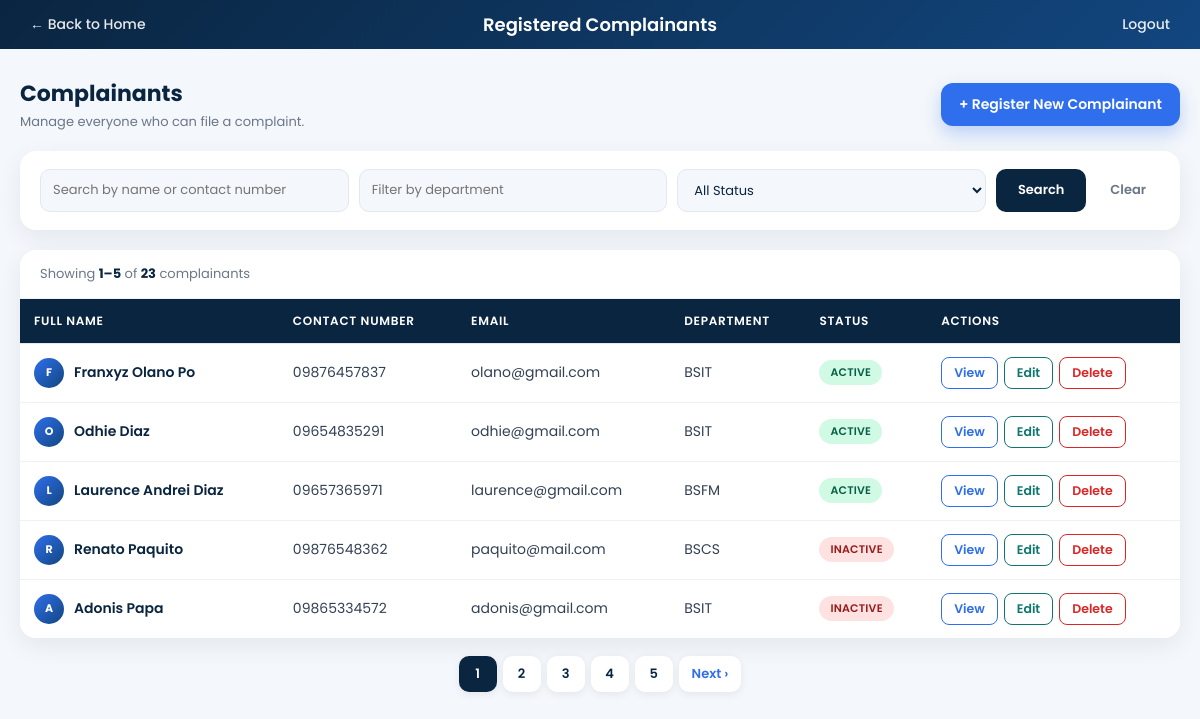
The app's page /complainant_list.php (signed in) with its own data.
### tables this page shows
CREATE TABLE `complainants` (
  `complainant_id` int(11) NOT NULL,
  `full_name` varchar(150) NOT NULL,
  `contact_number` varchar(20) DEFAULT NULL,
  `email` varchar(150) DEFAULT NULL,
  `address` varchar(255) DEFAULT NULL,
  `organization_department` varchar(150) DEFAULT NULL,
  `preferred_contact_method` enum('email','phone','sms') DEFAULT 'email',
  `date_registered` timestamp NOT NULL DEFAULT current_timestamp(),
  `status` enum('active','inactive') DEFAULT 'active'
);

### complainant_list.php (the view, shortened to what this page needs)
<?php
$conn = new mysqli("localhost", "root", "", "complaint_management_db");
$search = isset($_GET['search']) ? trim($_GET['search']) : '';
$department_filter = isset($_GET['department']) ? trim($_GET['department']) : '';
$status_filter = isset($_GET['status']) ? trim($_GET['status']) : '';
$limit = 5;
$page = isset($_GET['page']) ? (int)$_GET['page'] : 1;
$offset = ($page - 1) * $limit;
$where = [];
$params = [];
$types = "";
$whereClause = count($where) > 0 ? "WHERE " . implode(" AND ", $where) : "";
$countSql = "SELECT COUNT(*) as total FROM complainants $whereClause";
$countStmt = $conn->prepare($countSql);
$countStmt->execute();
$totalRows = $countStmt->get_result()->fetch_assoc()['total'];
$totalPages = ceil($totalRows / $limit);
$sql = "SELECT * FROM complainants $whereClause ORDER BY complainant_id DESC LIMIT ? OFFSET ?";
$stmt = $conn->prepare($sql);
$paramsWithLimit = $params;
$paramsWithLimit[] = $limit;
$paramsWithLimit[] = $offset;
$typesWithLimit = $types . "ii";
$stmt->bind_param($typesWithLimit, ...$paramsWithLimit);
$stmt->execute();
$result = $stmt->get_result();
?>
<!DOCTYPE html>
<html>
<head>
    <link rel="stylesheet" href="assets/style.css">
</head>
<body>
    <div class="topbar" id="topbar">
        <a class="back-link" href="index.php">&larr; Back to Home</a>
        <h2>Registered Complainants</h2>
        <a class="logout" href="logout.php">Logout</a>
    </div>
    <div class="page-wrap">
        <div class="page-header">
            <div>
                <h1>Complainants</h1>
                <p>Manage everyone who can file a complaint.</p>
            </div>
            <a href="complainant_register.php" class="btn-primary">+ Register New Complainant</a>
        </div>
        <div class="filter-card">
            <form method="GET">
                <input type="text" name="search" placeholder="Search by name or contact number" value="<?php echo htmlspecialchars($search); ?>">
                <input type="text" name="department" placeholder="Filter by department" value="<?php echo htmlspecialchars($department_filter); ?>">
                <select name="status">
                    <option value="">All Status</option>
                </select>
                <button type="submit" class="btn-search">Search</button>
                <a class="btn-clear" href="complainant_list.php">Clear</a>
            </form>
        </div>
        <div class="table-card">
            <div class="table-meta">
                <span>
                    <?php if ($totalRows > 0): ?>
                        Showing <strong><?php echo $offset + 1; ?>&ndash;<?php echo min($offset + $limit, $totalRows); ?></strong> of <strong><?php echo $totalRows; ?></strong> complainants
                    <?php else: ?>
                        <strong>0</strong> complainants
                    <?php endif; ?>
                </span>
            </div>
            <div class="table-scroll">
                <table>
                    <thead>
                        <tr>
                            <th>Full Name</th>
                            <th>Contact Number</th>
                            <th>Email</th>
                            <th>Department</th>
                            <th>Status</th>
                            <th>Actions</th>
                        </tr>
                    </thead>
                    <tbody>
                <?php $rowCount = 0; while ($row = $result->fetch_assoc()): $rowCount++; ?>
                <tr>
                    <td><div class="person"><span class="avatar"><?php echo htmlspecialchars(strtoupper(substr(trim($row['full_name']), 0, 1))); ?></span><span class="c-num" style="font-weight:600"><?php echo htmlspecialchars($row['full_name']); ?></span></div></td>
                    <td class="date"><?php echo htmlspecialchars($row['contact_number']); ?></td>
                    <td class="email"><?php echo htmlspecialchars($row['email']); ?></td>
                    <td><?php echo htmlspecialchars($row['organization_department']); ?></td>
                    <td><span class="status-pill status-<?php echo $row['status']; ?>"><?php echo htmlspecialchars($row['status']); ?></span></td>
                    <td>
                        <div class="actions">
                            <a class="act" href="complainant_view.php?id=<?php echo $row['complainant_id']; ?>">View</a>
                            <a class="act edit" href="complainant_edit.php?id=<?php echo $row['complainant_id']; ?>">Edit</a>
                            <a class="act delete" href="complainant_delete.php?id=<?php echo $row['complainant_id']; ?>" onclick="return confirm('Are you sure you want to delete this complainant?');">Delete</a>
                        </div>
                    </td>
                </tr>
                <?php endwhile; ?>
                    </tbody>
                </table>
            </div>
        </div>
        <?php if ($totalPages > 1): ?>
        <div class="pagination">
            <?php $qs = "&search=" . urlencode($search) . "&department=" . urlencode($department_filter) . "&status=" . urlencode($status_filter); ?>
            <?php for ($i = 1; $i <= $totalPages; $i++): ?>
                <a class="<?php if ($i == $page) echo 'current'; ?>" href="?page=<?php echo $i; ?>&search=<?php echo urlencode($search); ?>&department=<?php echo urlencode($department_filter); ?>&status=<?php echo urlencode($status_filter); ?>">
                    <?php echo $i; ?>
                </a>
            <?php endfor; ?>
            <?php if ($page < $totalPages): ?><a class="nav" href="?page=<?php echo $page + 1; ?><?php echo $qs; ?>">Next &rsaquo;</a><?php endif; ?>
        </div>
        <?php endif; ?>
    </div>
</body>
</html>

### assets/style.css (style rules this page uses)
* { box-sizing: border-box; }
html, body { margin: 0 !important; padding: 0 !important; width: 100% !important; min-height: 100vh !important; overflow-x: hidden !important; background: #f4f7fb !important; }
body { font-family: 'Poppins', sans-serif; color: #1e293b; }
h1, h2, h3 { color: #0f3d5c; font-weight: 600; }
h1 { font-size: 26px; }
h2 { font-size: 22px; margin-top: 30px; }
body > *:not(script):not(#pageContent):not(#loadingOverlay):not(#splashOverlay):not(#loadingLogo):not(.topbar):not(.main-content):not(body.reg-page > *):not(body.track-page > *) { max-width: 1100px; margin-left: auto; margin-right: auto; padding-left: 20px; padding-right: 20px; }
a { color: #0f766e; text-decoration: none; font-weight: 500; }
table { border-collapse: collapse; width: 100%; background: #ffffff; margin-top: 12px; margin-bottom: 20px; box-shadow: 0 1px 4px rgba(0, 0, 0, 0.08); border-radius: 6px; overflow: hidden; }
th, td { padding: 10px 14px; text-align: left; border-bottom: 1px solid #e2e8f0; font-size: 14px; }
th { background: #0f3d5c; color: #ffffff; font-weight: 600; text-transform: uppercase; font-size: 12px; letter-spacing: 0.03em; }
form { background: #ffffff; padding: 24px; border-radius: 8px; box-shadow: 0 1px 4px rgba(0, 0, 0, 0.08); max-width: 550px; margin: 16px auto 0; }
input, select, textarea { width: 100%; padding: 9px 12px; border: 1px solid #cbd5e1; border-radius: 6px; font-size: 14px; font-family: 'Poppins', sans-serif; background: #f8fafc; }
button, input[type="submit"] { margin-top: 18px; padding: 10px 22px; background: #0f766e; color: #ffffff; border: none; border-radius: 6px; font-weight: 600; font-size: 14px; cursor: pointer; transition: background 0.2s; }
p { line-height: 1.6; }
@media (min-width: 769px) { table { overflow-x: visible; } }

### records on screen
complainants: full_name "F", full_name "Franxyz Olano Po", contact_number "09876457837", email "olano@gmail.com", organization_department "BSIT", status "ACTIVE"
complainants: full_name "O", full_name "Odhie Diaz", contact_number "09654835291", email "odhie@gmail.com", organization_department "BSIT", status "ACTIVE"
complainants: full_name "L", full_name "Laurence Andrei Diaz", contact_number "09657365971", email "laurence@gmail.com", organization_department "BSFM", status "ACTIVE"
complainants: full_name "R", full_name "Renato Paquito", contact_number "09876548362", email "paquito@mail.com", organization_department "BSCS", status "INACTIVE"
complainants: full_name "A", full_name "Adonis Papa", contact_number "09865334572", email "adonis@gmail.com", organization_department "BSIT", status "INACTIVE"

### other values on screen
$offset + 1 "1"
min($offset + $limit, $totalRows) "5"
$totalRows "23"
